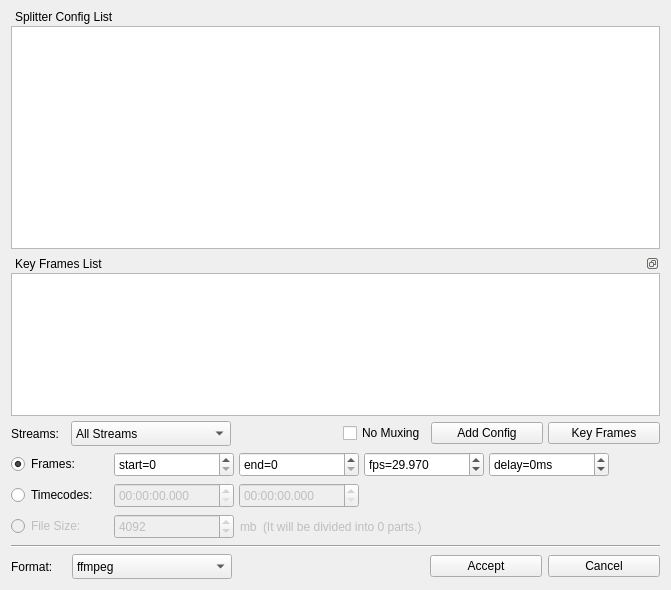
<?xml version="1.0" encoding="UTF-8"?>
<ui version="4.0">
 <class>SplitterConfig</class>
 <widget class="QWidget" name="SplitterConfig">
  <property name="geometry">
   <rect>
    <x>0</x>
    <y>0</y>
    <width>671</width>
    <height>590</height>
   </rect>
  </property>
  <property name="acceptDrops">
   <bool>true</bool>
  </property>
  <property name="windowTitle">
   <string>Splitter Config</string>
  </property>
  <layout class="QVBoxLayout" name="verticalLayout">
   <property name="leftMargin">
    <number>11</number>
   </property>
   <property name="topMargin">
    <number>7</number>
   </property>
   <property name="rightMargin">
    <number>11</number>
   </property>
   <property name="bottomMargin">
    <number>11</number>
   </property>
   <item>
    <widget class="QWidget" name="widgetList" native="true">
     <layout class="QVBoxLayout" name="verticalLayout_2" stretch="3,2,0">
      <property name="spacing">
       <number>5</number>
      </property>
      <property name="leftMargin">
       <number>0</number>
      </property>
      <property name="topMargin">
       <number>0</number>
      </property>
      <property name="rightMargin">
       <number>0</number>
      </property>
      <property name="bottomMargin">
       <number>0</number>
      </property>
      <item>
       <widget class="QDockWidget" name="dockWidgetConfigList">
        <property name="contextMenuPolicy">
         <enum>Qt::CustomContextMenu</enum>
        </property>
        <property name="floating">
         <bool>false</bool>
        </property>
        <property name="features">
         <set>QDockWidget::NoDockWidgetFeatures</set>
        </property>
        <property name="windowTitle">
         <string>Splitter Config List</string>
        </property>
        <widget class="QWidget" name="dockWidgetContentsConfigList">
         <property name="contextMenuPolicy">
          <enum>Qt::CustomContextMenu</enum>
         </property>
         <layout class="QVBoxLayout" name="verticalLayout_5">
          <property name="spacing">
           <number>0</number>
          </property>
          <property name="leftMargin">
           <number>0</number>
          </property>
          <property name="topMargin">
           <number>0</number>
          </property>
          <property name="rightMargin">
           <number>0</number>
          </property>
          <property name="bottomMargin">
           <number>0</number>
          </property>
          <item>
           <widget class="QListWidget" name="listWidgetConfig">
            <property name="maximumSize">
             <size>
              <width>16777215</width>
              <height>16777215</height>
             </size>
            </property>
            <property name="contextMenuPolicy">
             <enum>Qt::CustomContextMenu</enum>
            </property>
           </widget>
          </item>
         </layout>
        </widget>
       </widget>
      </item>
      <item>
       <widget class="QDockWidget" name="dockWidgetKeyFramesList">
        <property name="contextMenuPolicy">
         <enum>Qt::CustomContextMenu</enum>
        </property>
        <property name="features">
         <set>QDockWidget::DockWidgetFloatable|QDockWidget::DockWidgetMovable</set>
        </property>
        <property name="windowTitle">
         <string>Key Frames List</string>
        </property>
        <widget class="QWidget" name="dockWidgetContentsFramesList">
         <property name="contextMenuPolicy">
          <enum>Qt::CustomContextMenu</enum>
         </property>
         <layout class="QVBoxLayout" name="verticalLayout_4">
          <property name="spacing">
           <number>0</number>
          </property>
          <property name="leftMargin">
           <number>0</number>
          </property>
          <property name="topMargin">
           <number>0</number>
          </property>
          <property name="rightMargin">
           <number>0</number>
          </property>
          <property name="bottomMargin">
           <number>0</number>
          </property>
          <item>
           <widget class="QListWidget" name="listWidgetAcquisitKeyFrames">
            <property name="maximumSize">
             <size>
              <width>16777215</width>
              <height>16777215</height>
             </size>
            </property>
            <property name="contextMenuPolicy">
             <enum>Qt::CustomContextMenu</enum>
            </property>
           </widget>
          </item>
         </layout>
        </widget>
       </widget>
      </item>
      <item>
       <layout class="QHBoxLayout" name="horizontalLayoutMainConfig">
        <item>
         <widget class="QLabel" name="labelFormatStreams">
          <property name="minimumSize">
           <size>
            <width>55</width>
            <height>0</height>
           </size>
          </property>
          <property name="maximumSize">
           <size>
            <width>50</width>
            <height>16777215</height>
           </size>
          </property>
          <property name="text">
           <string>Streams:</string>
          </property>
         </widget>
        </item>
        <item>
         <widget class="QComboBox" name="comboBoxStreams">
          <property name="minimumSize">
           <size>
            <width>160</width>
            <height>25</height>
           </size>
          </property>
          <item>
           <property name="text">
            <string>All Streams</string>
           </property>
          </item>
          <item>
           <property name="text">
            <string>Audio Streams only</string>
           </property>
          </item>
          <item>
           <property name="text">
            <string>Video Streams only</string>
           </property>
          </item>
         </widget>
        </item>
        <item>
         <spacer name="horizontalSpacer">
          <property name="orientation">
           <enum>Qt::Horizontal</enum>
          </property>
          <property name="sizeHint" stdset="0">
           <size>
            <width>40</width>
            <height>20</height>
           </size>
          </property>
         </spacer>
        </item>
        <item>
         <widget class="QCheckBox" name="checkBoxNoMuxing">
          <property name="text">
           <string>No Muxing</string>
          </property>
          <property name="icon">
           <iconset resource="../res/resources.qrc">
            <normaloff>:/buttons/arrow_join.png</normaloff>:/buttons/arrow_join.png</iconset>
          </property>
          <property name="checked">
           <bool>false</bool>
          </property>
         </widget>
        </item>
        <item>
         <widget class="QPushButton" name="buttonAddConfig">
          <property name="minimumSize">
           <size>
            <width>112</width>
            <height>0</height>
           </size>
          </property>
          <property name="text">
           <string>Add Config</string>
          </property>
          <property name="icon">
           <iconset resource="../res/resources.qrc">
            <normaloff>:/buttons/add.png</normaloff>:/buttons/add.png</iconset>
          </property>
         </widget>
        </item>
        <item>
         <widget class="QPushButton" name="buttonKeyFrames">
          <property name="minimumSize">
           <size>
            <width>112</width>
            <height>0</height>
           </size>
          </property>
          <property name="text">
           <string>Key Frames</string>
          </property>
          <property name="icon">
           <iconset resource="../res/resources.qrc">
            <normaloff>:/buttons/film_key.png</normaloff>:/buttons/film_key.png</iconset>
          </property>
         </widget>
        </item>
       </layout>
      </item>
     </layout>
    </widget>
   </item>
   <item>
    <layout class="QHBoxLayout" name="horizontalLayoutFrames">
     <property name="spacing">
      <number>3</number>
     </property>
     <item>
      <widget class="QRadioButton" name="radioButtonFrames">
       <property name="minimumSize">
        <size>
         <width>100</width>
         <height>0</height>
        </size>
       </property>
       <property name="text">
        <string>Frames:</string>
       </property>
       <property name="checked">
        <bool>true</bool>
       </property>
      </widget>
     </item>
     <item>
      <widget class="QWidget" name="panelFrames" native="true">
       <layout class="QHBoxLayout" name="horizontalLayout_2">
        <property name="spacing">
         <number>5</number>
        </property>
        <property name="leftMargin">
         <number>0</number>
        </property>
        <property name="topMargin">
         <number>0</number>
        </property>
        <property name="rightMargin">
         <number>0</number>
        </property>
        <property name="bottomMargin">
         <number>0</number>
        </property>
        <item>
         <widget class="QSpinBox" name="spinBoxStartFrame">
          <property name="minimumSize">
           <size>
            <width>120</width>
            <height>25</height>
           </size>
          </property>
          <property name="maximumSize">
           <size>
            <width>120</width>
            <height>16777215</height>
           </size>
          </property>
          <property name="wrapping">
           <bool>false</bool>
          </property>
          <property name="buttonSymbols">
           <enum>QAbstractSpinBox::UpDownArrows</enum>
          </property>
          <property name="specialValueText">
           <string/>
          </property>
          <property name="correctionMode">
           <enum>QAbstractSpinBox::CorrectToPreviousValue</enum>
          </property>
          <property name="showGroupSeparator" stdset="0">
           <bool>false</bool>
          </property>
          <property name="prefix">
           <string>start=</string>
          </property>
          <property name="minimum">
           <number>0</number>
          </property>
          <property name="maximum">
           <number>999999999</number>
          </property>
          <property name="value">
           <number>0</number>
          </property>
         </widget>
        </item>
        <item>
         <widget class="QSpinBox" name="spinBoxEndFrame">
          <property name="minimumSize">
           <size>
            <width>120</width>
            <height>25</height>
           </size>
          </property>
          <property name="maximumSize">
           <size>
            <width>120</width>
            <height>16777215</height>
           </size>
          </property>
          <property name="whatsThis">
           <string/>
          </property>
          <property name="wrapping">
           <bool>false</bool>
          </property>
          <property name="buttonSymbols">
           <enum>QAbstractSpinBox::UpDownArrows</enum>
          </property>
          <property name="specialValueText">
           <string/>
          </property>
          <property name="correctionMode">
           <enum>QAbstractSpinBox::CorrectToPreviousValue</enum>
          </property>
          <property name="showGroupSeparator" stdset="0">
           <bool>false</bool>
          </property>
          <property name="prefix">
           <string>end=</string>
          </property>
          <property name="minimum">
           <number>0</number>
          </property>
          <property name="maximum">
           <number>999999999</number>
          </property>
          <property name="value">
           <number>0</number>
          </property>
         </widget>
        </item>
        <item>
         <widget class="QDoubleSpinBox" name="doubleSpinBoxFramesFPS">
          <property name="minimumSize">
           <size>
            <width>120</width>
            <height>25</height>
           </size>
          </property>
          <property name="maximumSize">
           <size>
            <width>120</width>
            <height>16777215</height>
           </size>
          </property>
          <property name="prefix">
           <string>fps=</string>
          </property>
          <property name="suffix">
           <string/>
          </property>
          <property name="decimals">
           <number>3</number>
          </property>
          <property name="minimum">
           <double>0.001000000000000</double>
          </property>
          <property name="maximum">
           <double>100000000000000000.000000000000000</double>
          </property>
          <property name="value">
           <double>29.969999999999999</double>
          </property>
         </widget>
        </item>
        <item>
         <widget class="QSpinBox" name="spinBoxDelayMs">
          <property name="minimumSize">
           <size>
            <width>120</width>
            <height>25</height>
           </size>
          </property>
          <property name="maximumSize">
           <size>
            <width>120</width>
            <height>16777215</height>
           </size>
          </property>
          <property name="wrapping">
           <bool>false</bool>
          </property>
          <property name="buttonSymbols">
           <enum>QAbstractSpinBox::UpDownArrows</enum>
          </property>
          <property name="specialValueText">
           <string/>
          </property>
          <property name="correctionMode">
           <enum>QAbstractSpinBox::CorrectToPreviousValue</enum>
          </property>
          <property name="showGroupSeparator" stdset="0">
           <bool>false</bool>
          </property>
          <property name="suffix">
           <string>ms</string>
          </property>
          <property name="prefix">
           <string>delay=</string>
          </property>
          <property name="minimum">
           <number>-999999999</number>
          </property>
          <property name="maximum">
           <number>999999999</number>
          </property>
          <property name="value">
           <number>0</number>
          </property>
         </widget>
        </item>
        <item>
         <spacer name="horizontalSpacerFrames">
          <property name="orientation">
           <enum>Qt::Horizontal</enum>
          </property>
          <property name="sizeHint" stdset="0">
           <size>
            <width>40</width>
            <height>20</height>
           </size>
          </property>
         </spacer>
        </item>
       </layout>
      </widget>
     </item>
    </layout>
   </item>
   <item>
    <layout class="QHBoxLayout" name="horizontalLayoutTimecodes">
     <property name="spacing">
      <number>3</number>
     </property>
     <item>
      <widget class="QRadioButton" name="radioButtonTimecodes">
       <property name="minimumSize">
        <size>
         <width>100</width>
         <height>0</height>
        </size>
       </property>
       <property name="text">
        <string>Timecodes:</string>
       </property>
       <property name="checkable">
        <bool>true</bool>
       </property>
      </widget>
     </item>
     <item>
      <widget class="QWidget" name="panelTimecodes" native="true">
       <property name="enabled">
        <bool>false</bool>
       </property>
       <layout class="QHBoxLayout" name="horizontalLayout_3">
        <property name="spacing">
         <number>5</number>
        </property>
        <property name="leftMargin">
         <number>0</number>
        </property>
        <property name="topMargin">
         <number>0</number>
        </property>
        <property name="rightMargin">
         <number>0</number>
        </property>
        <property name="bottomMargin">
         <number>0</number>
        </property>
        <item>
         <widget class="QTimeEdit" name="timeEditStart">
          <property name="minimumSize">
           <size>
            <width>120</width>
            <height>25</height>
           </size>
          </property>
          <property name="maximumSize">
           <size>
            <width>120</width>
            <height>16777215</height>
           </size>
          </property>
          <property name="displayFormat">
           <string>HH:mm:ss.zzz</string>
          </property>
         </widget>
        </item>
        <item>
         <widget class="QTimeEdit" name="timeEditEnd">
          <property name="minimumSize">
           <size>
            <width>120</width>
            <height>25</height>
           </size>
          </property>
          <property name="maximumSize">
           <size>
            <width>120</width>
            <height>16777215</height>
           </size>
          </property>
          <property name="displayFormat">
           <string>HH:mm:ss.zzz</string>
          </property>
         </widget>
        </item>
        <item>
         <spacer name="horizontalSpacerTimecodes">
          <property name="orientation">
           <enum>Qt::Horizontal</enum>
          </property>
          <property name="sizeHint" stdset="0">
           <size>
            <width>40</width>
            <height>20</height>
           </size>
          </property>
         </spacer>
        </item>
       </layout>
      </widget>
     </item>
    </layout>
   </item>
   <item>
    <layout class="QHBoxLayout" name="horizontalLayoutFileSize">
     <property name="spacing">
      <number>3</number>
     </property>
     <item>
      <widget class="QRadioButton" name="radioButtonFileSize">
       <property name="enabled">
        <bool>false</bool>
       </property>
       <property name="minimumSize">
        <size>
         <width>100</width>
         <height>0</height>
        </size>
       </property>
       <property name="text">
        <string>File Size:</string>
       </property>
      </widget>
     </item>
     <item>
      <widget class="QWidget" name="panelFileSize" native="true">
       <property name="enabled">
        <bool>false</bool>
       </property>
       <layout class="QHBoxLayout" name="horizontalLayout_4">
        <property name="leftMargin">
         <number>0</number>
        </property>
        <property name="topMargin">
         <number>0</number>
        </property>
        <property name="rightMargin">
         <number>0</number>
        </property>
        <property name="bottomMargin">
         <number>0</number>
        </property>
        <item>
         <widget class="QSpinBox" name="spinBoxFileSize">
          <property name="minimumSize">
           <size>
            <width>120</width>
            <height>25</height>
           </size>
          </property>
          <property name="maximumSize">
           <size>
            <width>120</width>
            <height>16777215</height>
           </size>
          </property>
          <property name="wrapping">
           <bool>false</bool>
          </property>
          <property name="buttonSymbols">
           <enum>QAbstractSpinBox::UpDownArrows</enum>
          </property>
          <property name="specialValueText">
           <string/>
          </property>
          <property name="correctionMode">
           <enum>QAbstractSpinBox::CorrectToPreviousValue</enum>
          </property>
          <property name="showGroupSeparator" stdset="0">
           <bool>false</bool>
          </property>
          <property name="prefix">
           <string/>
          </property>
          <property name="minimum">
           <number>1</number>
          </property>
          <property name="maximum">
           <number>999999999</number>
          </property>
          <property name="value">
           <number>4092</number>
          </property>
         </widget>
        </item>
        <item>
         <widget class="QLabel" name="labelFileSizeMb">
          <property name="text">
           <string>mb</string>
          </property>
         </widget>
        </item>
        <item>
         <widget class="QLabel" name="labelFileSizeTip">
          <property name="text">
           <string>(It will be divided into 0 parts.)</string>
          </property>
         </widget>
        </item>
        <item>
         <spacer name="horizontalSpacerFileSize">
          <property name="orientation">
           <enum>Qt::Horizontal</enum>
          </property>
          <property name="sizeHint" stdset="0">
           <size>
            <width>40</width>
            <height>20</height>
           </size>
          </property>
         </spacer>
        </item>
       </layout>
      </widget>
     </item>
    </layout>
   </item>
   <item>
    <widget class="QFrame" name="frame">
     <property name="frameShape">
      <enum>QFrame::HLine</enum>
     </property>
     <property name="frameShadow">
      <enum>QFrame::Sunken</enum>
     </property>
    </widget>
   </item>
   <item>
    <layout class="QHBoxLayout" name="horizontalLayoutButton">
     <item>
      <widget class="QLabel" name="labelFormat">
       <property name="minimumSize">
        <size>
         <width>55</width>
         <height>0</height>
        </size>
       </property>
       <property name="maximumSize">
        <size>
         <width>50</width>
         <height>16777215</height>
        </size>
       </property>
       <property name="text">
        <string>Format:</string>
       </property>
      </widget>
     </item>
     <item>
      <widget class="QComboBox" name="comboBoxFormat">
       <property name="minimumSize">
        <size>
         <width>160</width>
         <height>25</height>
        </size>
       </property>
       <item>
        <property name="text">
         <string>ffmpeg</string>
        </property>
       </item>
       <item>
        <property name="text">
         <string>mkvmerge</string>
        </property>
       </item>
      </widget>
     </item>
     <item>
      <spacer name="horizontalSpacerButtonPanel">
       <property name="orientation">
        <enum>Qt::Horizontal</enum>
       </property>
       <property name="sizeHint" stdset="0">
        <size>
         <width>40</width>
         <height>20</height>
        </size>
       </property>
      </spacer>
     </item>
     <item>
      <widget class="QPushButton" name="buttonAccept">
       <property name="minimumSize">
        <size>
         <width>112</width>
         <height>0</height>
        </size>
       </property>
       <property name="text">
        <string>Accept</string>
       </property>
       <property name="icon">
        <iconset resource="../res/resources.qrc">
         <normaloff>:/buttons/accept.png</normaloff>:/buttons/accept.png</iconset>
       </property>
      </widget>
     </item>
     <item>
      <widget class="QPushButton" name="buttonCancel">
       <property name="minimumSize">
        <size>
         <width>112</width>
         <height>0</height>
        </size>
       </property>
       <property name="text">
        <string>Cancel</string>
       </property>
       <property name="icon">
        <iconset resource="../res/resources.qrc">
         <normaloff>:/buttons/cancel.png</normaloff>:/buttons/cancel.png</iconset>
       </property>
      </widget>
     </item>
    </layout>
   </item>
  </layout>
 </widget>
 <resources>
  <include location="../res/resources.qrc"/>
 </resources>
 <connections/>
</ui>
